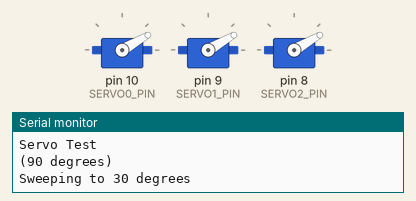
Recording of a sketch running on a simulated Arduino Uno, built with avr-gcc and run on an emulated ATmega328P. Shown: 3 × servo, the last lines printed to the serial monitor.

Above: at 1.05 s.
At 2.5 s:
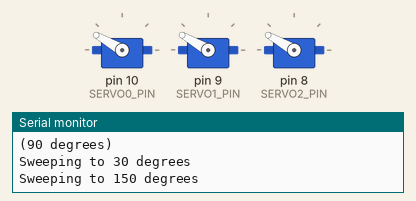
At 4.0 s:
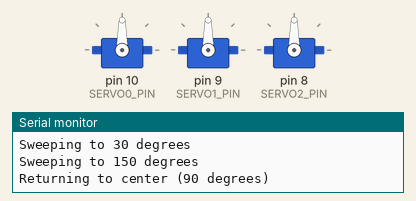
Timing chart, 0 to 7.9 s (numbered marks = the images above):
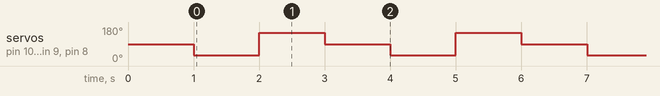

The sketch:

2_ServoTest.ino
```cpp
#include <Servo.h>

Servo servo0; // Yaw
Servo servo1; // Pitch (Tilt)
Servo servo2; // Roll

const int SERVO0_PIN = 10;
const int SERVO1_PIN = 9;
const int SERVO2_PIN = 8;

void setup() {
  Serial.begin(115200);
  Serial.println("Servo Test");

  servo0.attach(SERVO0_PIN);
  servo1.attach(SERVO1_PIN);
  servo2.attach(SERVO2_PIN);

  Serial.println("(90 degrees)");
  servo0.write(90);
  servo1.write(90);
  servo2.write(90);
  delay(1000);
}

void loop() {

  Serial.println("Sweeping to 30 degrees");
  servo0.write(30);
  servo1.write(30);
  servo2.write(30);
  delay(1000);
  Serial.println("Sweeping to 150 degrees");
  servo0.write(150);
  servo1.write(150);
  servo2.write(150);
  delay(1000);

  Serial.println("Returning to center (90 degrees)");
  servo0.write(90);
  servo1.write(90);
  servo2.write(90);
  delay(1000);
}
```

Measured:
- by itself, servo on pin 10 (SERVO0_PIN), servo on pin 9 (SERVO1_PIN), servo on pin 8 (SERVO2_PIN): repeats every 3.0 s: 150° 1.0 s, 90° 1.0 s, 30° 1.0 s
